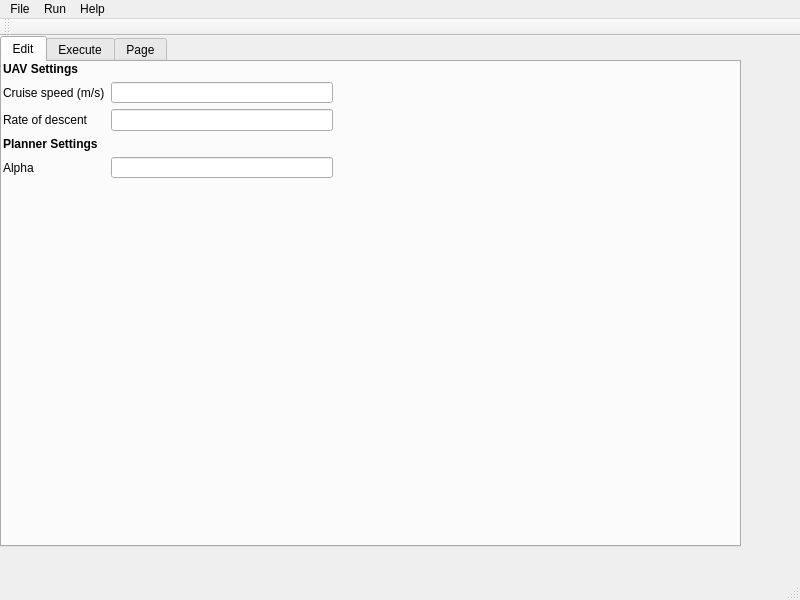
<?xml version="1.0" encoding="UTF-8"?>
<ui version="4.0">
 <class>GliderGUI</class>
 <widget class="QMainWindow" name="GliderGUI">
  <property name="geometry">
   <rect>
    <x>0</x>
    <y>0</y>
    <width>800</width>
    <height>600</height>
   </rect>
  </property>
  <property name="windowTitle">
   <string>GliderGUI</string>
  </property>
  <widget class="QWidget" name="centralwidget">
   <widget class="QTabWidget" name="tabWidget">
    <property name="geometry">
     <rect>
      <x>0</x>
      <y>0</y>
      <width>741</width>
      <height>511</height>
     </rect>
    </property>
    <property name="currentIndex">
     <number>0</number>
    </property>
    <widget class="QWidget" name="edit_tab">
     <attribute name="title">
      <string>Edit</string>
     </attribute>
     <widget class="QWidget" name="gridLayoutWidget">
      <property name="geometry">
       <rect>
        <x>0</x>
        <y>0</y>
        <width>331</width>
        <height>117</height>
       </rect>
      </property>
      <layout class="QGridLayout" name="gridLayout">
       <property name="leftMargin">
        <number>1</number>
       </property>
       <item row="0" column="0">
        <widget class="QLabel" name="label_2">
         <property name="font">
          <font>
           <weight>75</weight>
           <bold>true</bold>
          </font>
         </property>
         <property name="text">
          <string>UAV Settings</string>
         </property>
        </widget>
       </item>
       <item row="4" column="0">
        <widget class="QLabel" name="label_3">
         <property name="font">
          <font>
           <weight>75</weight>
           <bold>true</bold>
          </font>
         </property>
         <property name="text">
          <string>Planner Settings</string>
         </property>
        </widget>
       </item>
       <item row="2" column="0">
        <widget class="QLabel" name="label">
         <property name="text">
          <string>Cruise speed (m/s)</string>
         </property>
        </widget>
       </item>
       <item row="2" column="1">
        <widget class="QLineEdit" name="line_v_ref"/>
       </item>
       <item row="3" column="0">
        <widget class="QLabel" name="label_4">
         <property name="text">
          <string>Rate of descent</string>
         </property>
        </widget>
       </item>
       <item row="3" column="1">
        <widget class="QLineEdit" name="line_gamma"/>
       </item>
       <item row="5" column="0">
        <widget class="QLabel" name="label_5">
         <property name="text">
          <string>Alpha</string>
         </property>
        </widget>
       </item>
       <item row="5" column="1">
        <widget class="QLineEdit" name="line_alpha"/>
       </item>
      </layout>
     </widget>
    </widget>
    <widget class="QWidget" name="tab_2">
     <attribute name="title">
      <string>Execute</string>
     </attribute>
     <widget class="QwtPlot" name="graphPlot">
      <property name="geometry">
       <rect>
        <x>0</x>
        <y>10</y>
        <width>731</width>
        <height>471</height>
       </rect>
      </property>
     </widget>
    </widget>
    <widget class="QWidget" name="tab">
     <attribute name="title">
      <string>Page</string>
     </attribute>
    </widget>
   </widget>
  </widget>
  <widget class="QMenuBar" name="menubar">
   <property name="geometry">
    <rect>
     <x>0</x>
     <y>0</y>
     <width>800</width>
     <height>21</height>
    </rect>
   </property>
   <widget class="QMenu" name="menuFile">
    <property name="title">
     <string>File</string>
    </property>
    <addaction name="separator"/>
    <addaction name="actionLoad"/>
    <addaction name="separator"/>
    <addaction name="actionQuit"/>
   </widget>
   <widget class="QMenu" name="menuRun">
    <property name="title">
     <string>Run</string>
    </property>
    <addaction name="actionExecute"/>
   </widget>
   <widget class="QMenu" name="menuHelp">
    <property name="title">
     <string>Help</string>
    </property>
    <addaction name="actionAbout"/>
   </widget>
   <addaction name="menuFile"/>
   <addaction name="menuRun"/>
   <addaction name="menuHelp"/>
  </widget>
  <widget class="QStatusBar" name="statusbar"/>
  <widget class="QToolBar" name="toolBar">
   <property name="windowTitle">
    <string>toolBar</string>
   </property>
   <attribute name="toolBarArea">
    <enum>TopToolBarArea</enum>
   </attribute>
   <attribute name="toolBarBreak">
    <bool>false</bool>
   </attribute>
  </widget>
  <action name="actionLoad">
   <property name="text">
    <string>Load</string>
   </property>
  </action>
  <action name="actionQuit">
   <property name="text">
    <string>Quit</string>
   </property>
  </action>
  <action name="actionExecute">
   <property name="text">
    <string>Execute</string>
   </property>
  </action>
  <action name="actionAbout">
   <property name="text">
    <string>About</string>
   </property>
  </action>
 </widget>
 <customwidgets>
  <customwidget>
   <class>QwtPlot</class>
   <extends>QFrame</extends>
   <header>qwt_plot.h</header>
  </customwidget>
 </customwidgets>
 <resources/>
 <connections/>
</ui>
